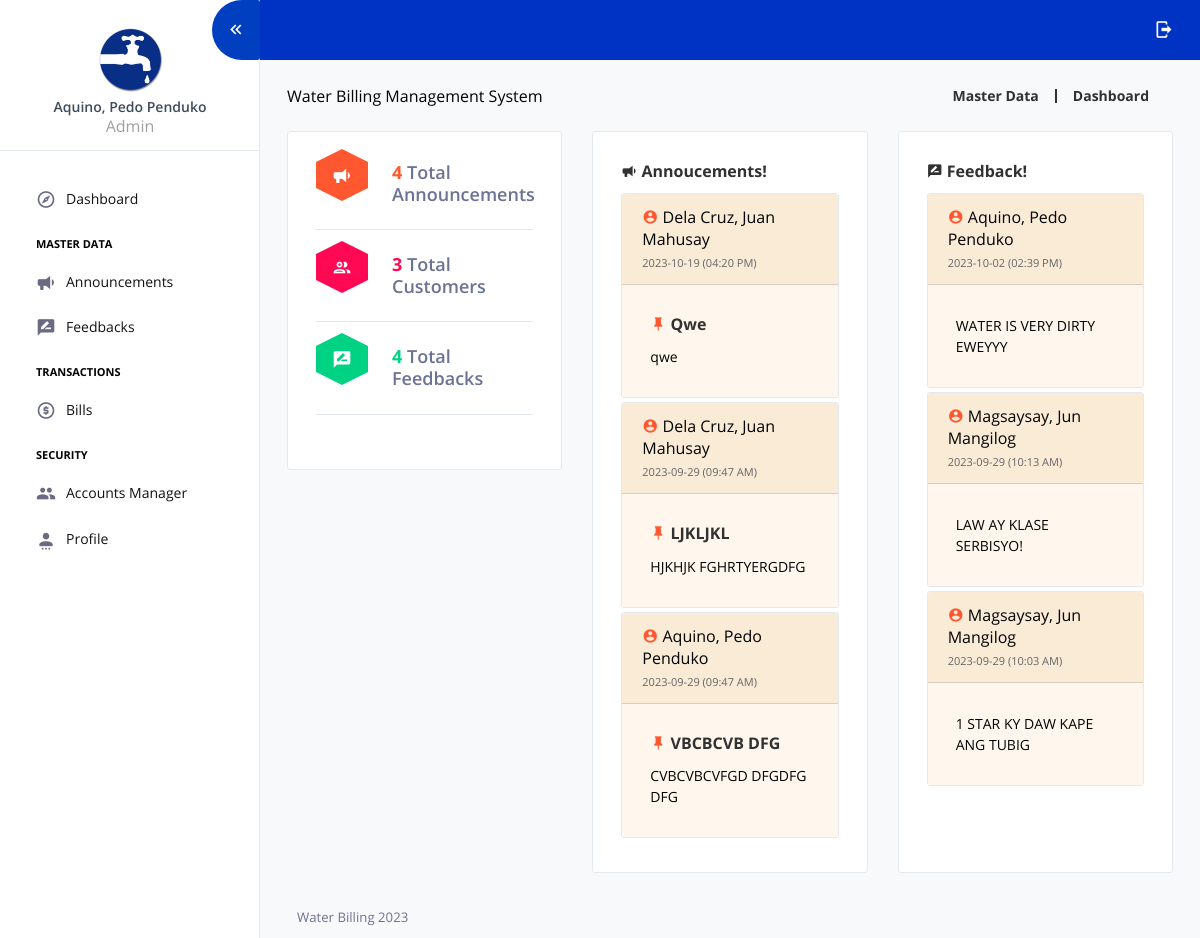
The page / (signed in) on the database as committed earlier.
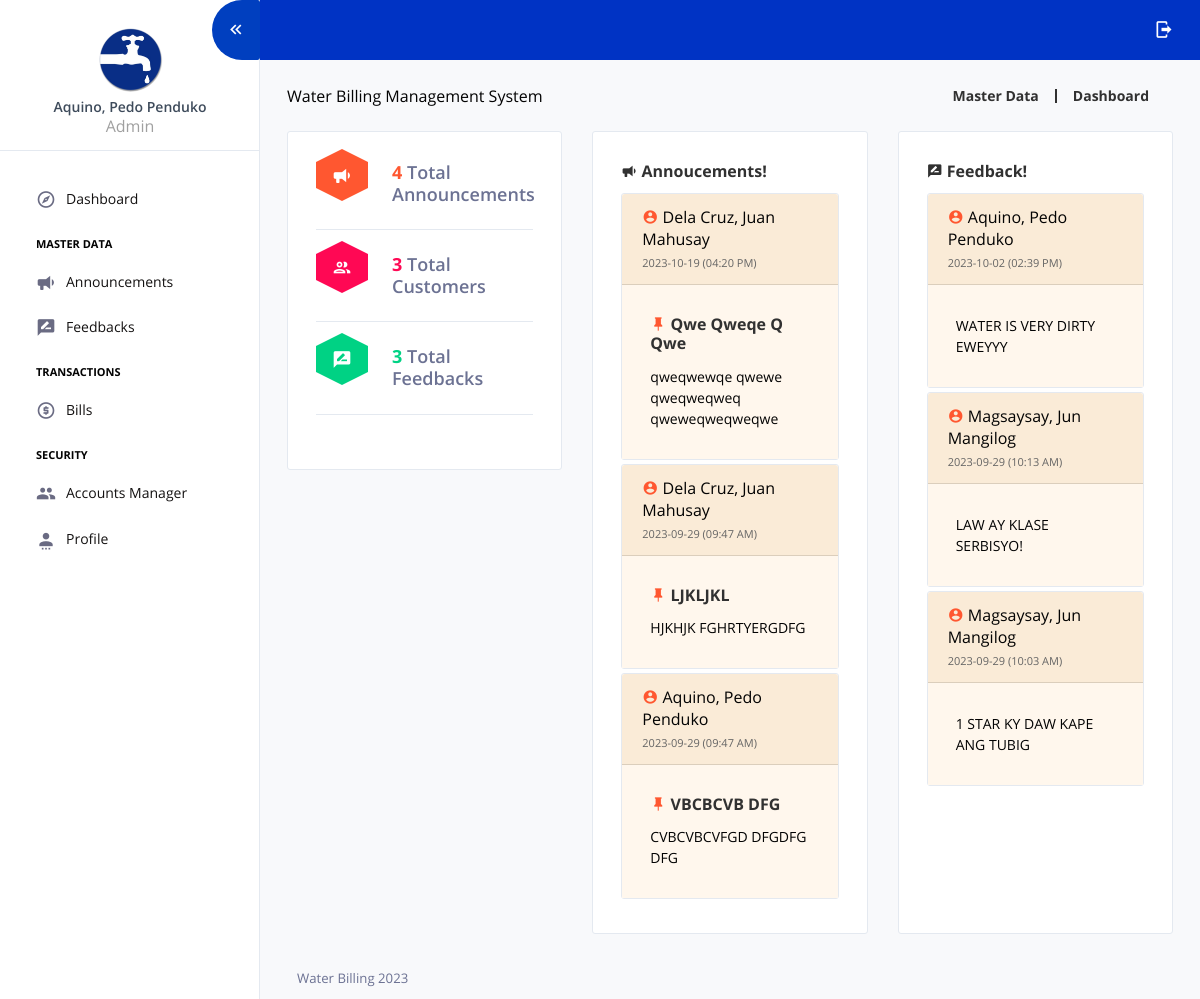
The same page on the database as committed later.
### tables this page shows
CREATE TABLE `tbl_users` (
  `user_id` int(11) NOT NULL AUTO_INCREMENT,
  `account_number` varchar(10) NOT NULL DEFAULT '',
  `meter_number` varchar(50) NOT NULL DEFAULT '',
  `user_fname` varchar(50) NOT NULL,
  `user_mname` varchar(50) NOT NULL,
  `user_lname` varchar(50) NOT NULL,
  `address` varchar(150) NOT NULL DEFAULT '',
  `contact_number` varchar(50) NOT NULL DEFAULT '',
  `username` varchar(50) NOT NULL,
  `password` varchar(150) NOT NULL,
  `user_category` varchar(1) NOT NULL DEFAULT '' COMMENT 'A = ADMIN, C = USER or CUSTOMER, M = METER READER',
  `customer_type` varchar(1) NOT NULL DEFAULT '' COMMENT 'R = RESIDENTIAL, C= COMMECRCIAL',
  `date_added` datetime NOT NULL DEFAULT CURRENT_TIMESTAMP,
  PRIMARY KEY (`user_id`)
);

CREATE TABLE `tbl_announcements` (
  `announcement_id` int(11) unsigned NOT NULL AUTO_INCREMENT,
  `user_id` int(11) NOT NULL,
  `announcement_title` varchar(75) NOT NULL DEFAULT '',
  `announcement_content` text NOT NULL,
  `date_added` datetime NOT NULL DEFAULT CURRENT_TIMESTAMP,
  PRIMARY KEY (`announcement_id`)
);

CREATE TABLE `tbl_feedbacks` (
  `feedback_id` int(11) unsigned NOT NULL AUTO_INCREMENT,
  `user_id` int(11) NOT NULL,
  `feedback_content` varchar(150) NOT NULL DEFAULT '',
  `date_added` datetime NOT NULL DEFAULT CURRENT_TIMESTAMP,
  PRIMARY KEY (`feedback_id`)
);

### core/my_functions.php (called while the page is built, shortened)
<?php
function userFullName($user_id){
	global $mysqli;
	$fetch = $mysqli->query("SELECT * FROM tbl_users WHERE user_id='$user_id'") or die(mysqli_error());
	if($fetch->num_rows > 0){
		$row = $fetch->fetch_array();
		return $row["user_lname"].", ".$row["user_fname"]." ".$row["user_mname"];
	}else{
		return "User not found.";
	}
}
function user_info($selected_data,$user_id){
	global $mysqli;
	$fetch = $mysqli->query("SELECT $selected_data FROM tbl_users WHERE user_id='$user_id'") or die(mysqli_error());
	$row = $fetch->fetch_array();
	return $row[0];
}
?>

### views/dashboard.php (the view)
<?php
$count_announcement = $mysqli->query("SELECT * FROM tbl_announcements") or die(mysqli_error());
$count_customers = $mysqli->query("SELECT * FROM tbl_users WHERE user_category='C'") or die(mysqli_error());
$count_feedbacks = $mysqli->query("SELECT * FROM tbl_feedbacks") or die(mysqli_error());
?>
<div class="content-wrapper pb-0">
  <div class="page-header flex-wrap">
    <div class="header-left">
      Water Billing Management System
    </div>
    <div class="header-right d-flex flex-wrap mt-2 mt-sm-0">
      <div class="d-flex align-items-center">
        <a href="#">
          <p class="m-0 pr-3">Master Data</p>
        </a>
        <a class="pl-3 mr-4" href="#">
          <p class="m-0">Dashboard</p>
        </a>
      </div>
    </div>
  </div>
  <div class="row">
    <div class="col-sm-4 grid-margin">
      <div class="card">
          <div class="card-body">
            <div class="d-flex border-bottom mb-4 pb-2">
              <div class="hexagon">
                <div class="hex-mid hexagon-warning">
                  <i class="mdi mdi-bullhorn"></i>
                </div>
              </div>
              <div class="pl-4">
                 <h4 class="mb-3"> <span class="font-weight-bold text-warning"><?= $count_announcement->num_rows; ?></span> <span class="text-muted">Total Announcements</span></h4>
              </div>
            </div>
            <div class="d-flex border-bottom mb-4 pb-2">
              <div class="hexagon">
                <div class="hex-mid hexagon-danger">
                  <i class="mdi mdi-account-multiple-outline"></i>
                </div>
              </div>
              <div class="pl-4">
                <h4 class="mb-3"> <span class="font-weight-bold text-danger"><?= $count_customers->num_rows; ?></span> <span class="text-muted">Total Customers</span></h4>
              </div>
            </div>
            <div class="d-flex border-bottom mb-4 pb-2">
              <div class="hexagon">
                <div class="hex-mid hexagon-success">
                  <i class="mdi mdi-message-draw"></i>
                </div>
              </div>
              <div class="pl-4">
                <h4 class="mb-3"> <span class="font-weight-bold text-success"><?= $count_feedbacks->num_rows; ?></span> <span class="text-muted">Total Feedbacks</span></h4>
              </div>
            </div>
          </div>
        </div>
    </div>
    <div class="col-sm-4 stretch-card grid-margin">
      <div class="card">
        <div class="card-body">
          <h4 class="card-title"><i class="mdi mdi-bullhorn menu-icon"></i> Annoucements!</h4>
          <?php
            $fetch_announcement = $mysqli->query("SELECT * FROM tbl_announcements WHERE announcement_id >0 ORDER BY date_added DESC LIMIT 3") or die(mysqli_error());
             while ($announcement_row = $fetch_announcement->fetch_array()) {
          ?>
            <div class="card mb-1" style="max-width: 18rem;">
              <div class="card-header" style="background:antiquewhite;"><i class="mdi mdi-account-circle icon-sm text-warning"></i> <?= userFullName($announcement_row['user_id']) ?>
              <br>
              <span style="font-size: 11px;color: #656565;"><?= date("Y-m-d (h:i A)",strtotime($announcement_row['date_added']))?></span>
              </div>
              <div class="card-body" style="background: #fff7ed;">
                <h5 class="card-title"><i class="mdi mdi-pin icon-sm text-warning"></i> <?= $announcement_row['announcement_title'] ?></h5>
                <p class="card-text"><?= $announcement_row['announcement_content'] ?></p>
              </div>
            </div>
          <?php } ?>
        </div>
      </div>
    </div>
    <div class="col-sm-4 stretch-card grid-margin">
      <div class="card">
        <div class="card-body">
          <h4 class="card-title"><i class="mdi mdi-message-draw menu-icon"></i> Feedback!</h4>
          <?php
            $fetch_feedbacks = $mysqli->query("SELECT * FROM tbl_feedbacks WHERE feedback_id >0 ORDER BY date_added DESC LIMIT 3") or die(mysqli_error());
             while ($feedback_row = $fetch_feedbacks->fetch_array()) {
          ?>
            <div class="card mb-1" style="max-width: 18rem;">
              <div class="card-header" style="background:antiquewhite;"><i class="mdi mdi-account-circle icon-sm text-warning"></i> <?= userFullName($feedback_row['user_id']) ?>
              <br>
              <span style="font-size: 11px;color: #656565;"><?= date("Y-m-d (h:i A)",strtotime($feedback_row['date_added']))?></span>
              </div>
              <div class="card-body" style="background: #fff7ed;">
                <p class="card-text"> <?= $feedback_row['feedback_content'] ?></p>
              </div>
            </div>
          <?php } ?>
        </div>
      </div>
    </div>
  </div>
</div>

### index.php (shortened to what this page needs)
<?php
    $user_id = $_SESSION['user_id'];
    $session_user_category = user_info("user_category",$user_id);
    $page = (isset($_GET['page']) && $_GET['page'] !='') ? $_GET['page'] : '';
?>
<!DOCTYPE html>
<html lang="en">
  <head>
    <link rel="stylesheet" href="assets/vendors/mdi/css/materialdesignicons.min.css">
    <link rel="stylesheet" href="assets/vendors/flag-icon-css/css/flag-icon.min.css">
    <link rel="stylesheet" href="assets/vendors/css/vendor.bundle.base.css">
    <link rel="stylesheet" href="assets/vendors/jquery-bar-rating/css-stars.css" />
    <link rel="stylesheet" href="assets/vendors/font-awesome/css/font-awesome.min.css" />
    <link rel="stylesheet" href="assets/css/demo_1/style.css" />
    <link href="assets/datatables/jquery.dataTables.min.css" rel="stylesheet" />
    <link href="assets/vendors/sweet-alert/sweetalert2.min.css" rel="stylesheet">
  </head>
  <body>
    <div class="container-scroller">
      <?php require_once 'components/sidebar.php' ?>
      <div class="container-fluid page-body-wrapper">
        <?php
            require_once 'components/topbar.php';
        ?>
        <div class="main-panel">
          <?php
              require_once 'routes/routes.php';
              require_once 'components/footer.php';
          ?>
        </div>
      </div>
    </div>
  </body>
</html>

### components/sidebar.php
<nav class="sidebar sidebar-offcanvas" id="sidebar">
  <ul class="nav">
    <li class="nav-item nav-profile border-bottom">
      <a href="?page=profile" class="nav-link flex-column">
        <div class="nav-profile-image">
          <img src="assets/images/faucet_2_icon.ico" alt="profile" />
        </div>
        <div class="nav-profile-text d-flex ml-0 mb-3 flex-column">
          <span class="font-weight-semibold mb-1 mt-2 text-center"><?= userFullName($user_id)?></span>
          <span class="text-secondary icon-sm text-center"><?= $session_user_category=="A"?"Admin":(($session_user_category=="C")?"Customer":"Meter Reader");?></span>
        </div>
      </a>
    </li>
    <li class="pt-0 pb-0">
      <span class="nav-item-head"></span>
    </li>
    <li class="nav-item <?= $page=="dashboard"?'active':''; ?>">
      <a class="nav-link" href="?page=dashboard">
        <i class="mdi mdi-compass-outline menu-icon"></i>
        <span class="menu-title">Dashboard</span>
      </a>
    </li>
    <?php if($session_user_category=="C" || $session_user_category=="A"){ ?>
    <li class="pt-2 pb-1">
      <span class="nav-item-head">Master Data</span>
    </li>
    <?php if($session_user_category=="A"){ ?>
    <li class="nav-item <?= $page=="announcements"?'active':''; ?>">
      <a class="nav-link" href="?page=announcements">
        <i class="mdi mdi-bullhorn menu-icon"></i>
        <span class="menu-title">Announcements</span>
      </a>
    </li>
    <?php } ?>
    <li class="nav-item <?= $page=="feedbacks"?'active':''; ?>">
      <a class="nav-link" href="?page=feedbacks">
        <i class="mdi mdi-message-draw menu-icon"></i>
        <span class="menu-title">Feedbacks</span>
      </a>
    </li>
    <?php } ?>
    <?php if($session_user_category=="A" || $session_user_category=="M"){ ?>
    <li class="pt-2 pb-1">
      <span class="nav-item-head">Transactions</span>
    </li>
    <li class="nav-item <?= $page=="bills"?'active':''; ?>">
      <a class="nav-link" href="?page=bills">
        <i class="mdi mdi-coin menu-icon"></i>
        <span class="menu-title">Bills</span>
      </a>
    </li>
    <?php } ?>
    <li class="pt-2 pb-1">
      <span class="nav-item-head">Security</span>
    </li>
    <?php if($session_user_category=="A"){ ?>
    <li class="nav-item <?= $page=="accounts_manager"?'active':''; ?>">
      <a class="nav-link" href="?page=accounts_manager">
        <i class="mdi mdi-account-multiple menu-icon"></i>
        <span class="menu-title">Accounts Manager</span>
      </a>
    </li>
    <?php } ?>
    <li class="nav-item <?= $page=="profile"?'active':''; ?>">
      <a class="nav-link" href="?page=profile">
        <i class="mdi mdi-account-settings menu-icon"></i>
        <span class="menu-title">Profile</span>
      </a>
    </li>
  </ul>
</nav>

### components/topbar.php (shortened to what this page needs)
<nav class="navbar default-layout-navbar col-lg-12 col-12 p-0 fixed-top d-flex flex-row">
  <div class="navbar-menu-wrapper d-flex align-items-stretch">
    <button class="navbar-toggler navbar-toggler align-self-center" type="button" data-toggle="minimize" style="background: #003fbf !important;">
      <span class="mdi mdi-chevron-double-left"></span>
    </button>
    <ul class="navbar-nav navbar-nav-right">
      <li class="nav-item nav-logout d-none d-lg-block">
        <a class="nav-link" onclick="logout()">
          <i class="mdi mdi-logout" data-toggle='tooltip' title="Logout?"></i>
        </a>
      </li>
    </ul>
  </div>
</nav>

### routes/routes.php
<?php
	$view = "views/";
	if($page == 'dashboard' || $page == ''){
		require $view.'dashboard.php';
	}else if($page == 'accounts_manager'){
		require $view.'users.php';
	}else if($page == 'announcements'){
		require $view.'announcements.php';
	}else if($page == 'bills'){
		require $view.'bills.php';
	}else if($page == 'feedbacks'){
		require $view.'feedbacks.php';
	}else if($page == 'profile'){
		require $view.'profile.php';
	}else{
		require $view.'404.php';
	}
?>

### components/footer.php
<footer class="footer">
	<span class="text-muted d-block text-center text-sm-left d-sm-inline-block">Water Billing <?= date('Y') ?></span>
</footer>

Rows that differ between the two databases and show on the page:
changed tbl_announcements: announcement_title "Qwe" → "Qwe Qweqe Q Qwe"; announcement_content "qwe" → "qweqwewqe qwewe qweqweqweq qweweqweqweqwe"
Other text that changed with them:
$count_feedbacks->num_rows: "4" → "3"
